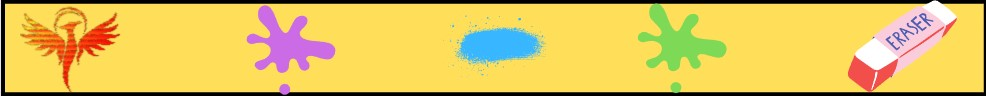
#> input picture blue.jpg, 986 x 96 px
$ python VirtualPainter.py
#> lines starting #> are read from the running program, lines starting #| are printed output that depends on the picture
import cv2
import numpy as np
import time
import os
import handTracking as htm

overlayList = [cv2.imread('purple.jpg'),cv2.imread('blue.jpg'),cv2.imread('green.jpg'),cv2.imread('eraser.jpg')]
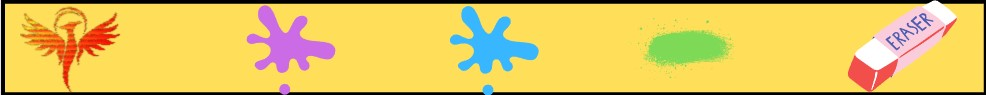
#> input picture green.jpg, 986 x 95 px
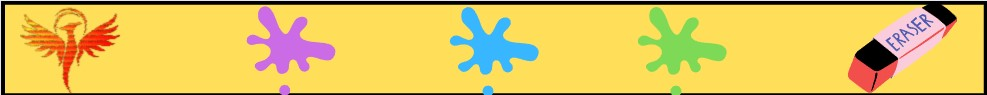
#> input picture eraser.jpg, 987 x 95 px

for i in range(0,4):
#> (the run stopped early here; a loop or call above may not have finished)
